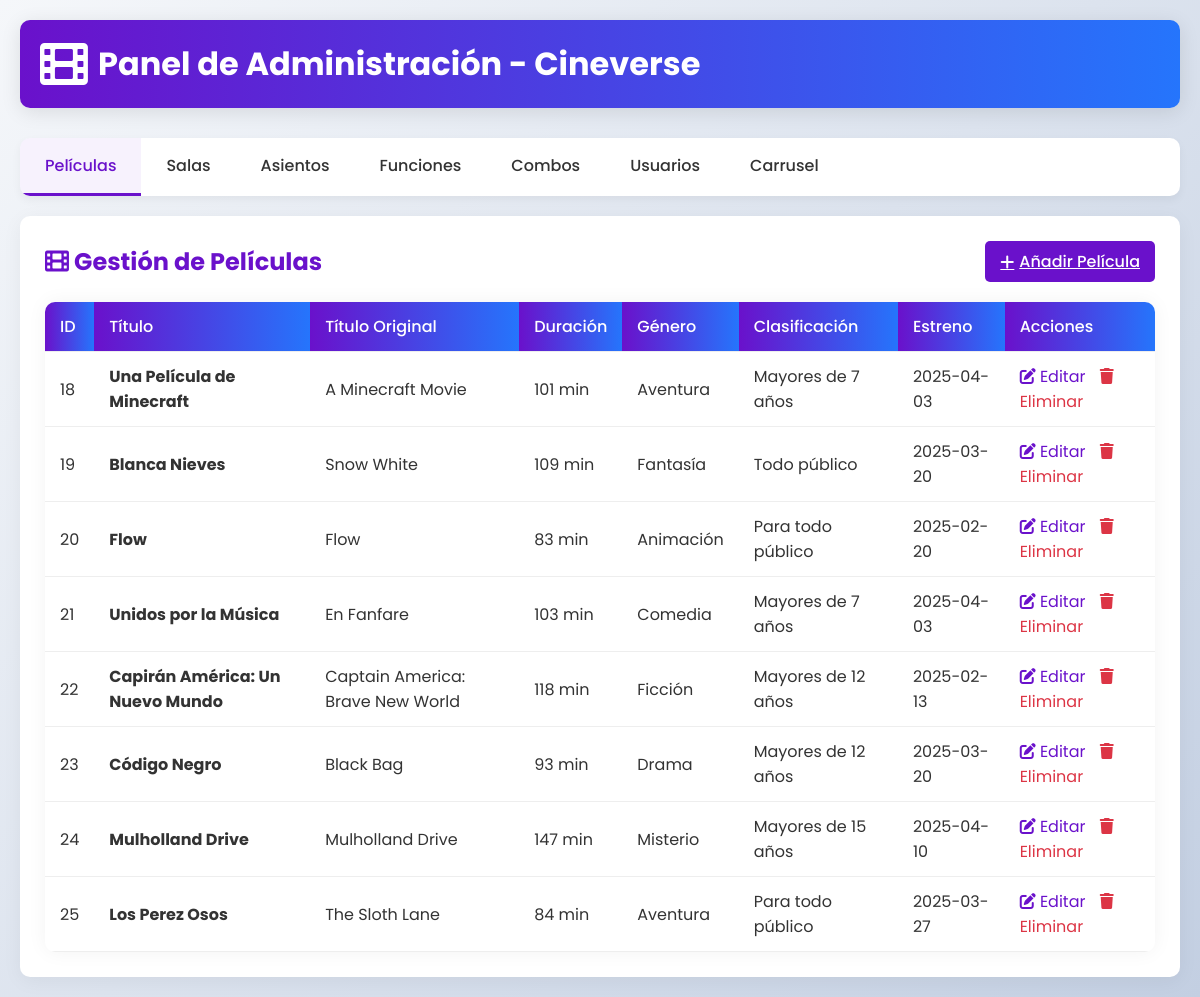
The app's page /admin/index.php with its own data.
### tables this page shows
CREATE TABLE `peliculas` (
  `id_pelicula` bigint(20) NOT NULL,
  `titulo` varchar(255) NOT NULL,
  `descripcion` text DEFAULT NULL,
  `duracion` int(11) NOT NULL,
  `genero` varchar(100) DEFAULT NULL,
  `clasificacion` varchar(20) DEFAULT NULL,
  `imagen_nombre` varchar(255) DEFAULT NULL,
  `titulo_original` varchar(100) DEFAULT NULL,
  `edad_recomendada` varchar(20) DEFAULT NULL,
  `sinopsis` text DEFAULT NULL,
  `trailer_url` varchar(255) DEFAULT NULL,
  `fecha_estreno` date DEFAULT NULL,
  `fecha_creacion` timestamp NOT NULL DEFAULT current_timestamp(),
  `fecha_actualizacion` timestamp NOT NULL DEFAULT current_timestamp() ON UPDATE current_timestamp()
);

### admin/index.php (the view, shortened to what this page needs)
<?php
require_once "../api/db.php";
$peliculas = $pdo->query("SELECT * FROM peliculas")->fetchAll(PDO::FETCH_ASSOC);
?>
<!DOCTYPE html>
<html lang="es">
<head>
    <link rel="stylesheet" href="https://cdnjs.cloudflare.com/ajax/libs/font-awesome/6.0.0-beta3/css/all.min.css">
</head>
<body>
    <div class="container">
        <header>
            <h1><i class="fas fa-film"></i> Panel de Administración - Cineverse</h1>
        </header>
        <div class="tabs">
            <div class="tab active" data-tab="peliculas">Películas</div>
            <div class="tab" data-tab="salas">Salas</div>
            <div class="tab" data-tab="asientos">Asientos</div>
            <div class="tab" data-tab="funciones">Funciones</div>
            <div class="tab" data-tab="combos">Combos</div>
            <div class="tab" data-tab="usuarios">Usuarios</div>
            <div class="tab" data-tab="carrusel">Carrusel</div>
        </div>
        <div id="peliculas" class="tab-content active">
            <div class="section-header">
                <h2><i class="fas fa-film"></i> Gestión de Películas</h2>
                <a href="peliculas/add_pelicula.php" class="btn btn-primary"><i class="fas fa-plus"></i> Añadir Película</a>
            </div>
            <table>
                <thead>
                    <tr>
                        <th>ID</th>
                        <th>Título</th>
                        <th>Título Original</th>
                        <th>Duración</th>
                        <th>Género</th>
                        <th>Clasificación</th>
                        <th>Estreno</th>
                        <th>Acciones</th>
                    </tr>
                </thead>
                <tbody>
                    <?php foreach ($peliculas as $pelicula): ?>
                        <tr>
                            <td><?= $pelicula["id_pelicula"] ?></td>
                            <td><strong><?= $pelicula["titulo"] ?></strong></td>
                            <td><?= $pelicula["titulo_original"] ?></td>
                            <td><?= $pelicula["duracion"] ?> min</td>
                            <td><?= $pelicula["genero"] ?></td>
                            <td><?= $pelicula["clasificacion"] ?></td>
                            <td><?= $pelicula["fecha_estreno"] ?></td>
                            <td>
                                <a href="peliculas/edit_pelicula.php?id=<?= $pelicula['id_pelicula'] ?>" class="action-link"><i class="fas fa-edit"></i> Editar</a>
                                <a href="peliculas/delete_pelicula.php?id=<?= $pelicula['id_pelicula'] ?>" class="action-link delete" onclick="return confirm('¿Eliminar esta película?')"><i class="fas fa-trash"></i> Eliminar</a>
                            </td>
                        </tr>
                    <?php endforeach; ?>
                </tbody>
            </table>
        </div>
    </div>
</body>
</html>

### admin/index.php (style rules this page uses)
:root { --primary: #6a11cb; --secondary: #2575fc; --dark: #1a1a2e; --light: #f8f9fa; --success: #28a745; --danger: #dc3545; --warning: #ffc107; --info: #17a2b8; }
* { margin: 0; padding: 0; box-sizing: border-box; font-family: 'Poppins', sans-serif; }
body { background: linear-gradient(135deg, #f5f7fa 0%, #c3cfe2 100%); min-height: 100vh; color: #333; }
.container { max-width: 1400px; margin: 0 auto; padding: 20px; }
header { background: linear-gradient(to right, var(--primary), var(--secondary)); color: white; padding: 20px; border-radius: 10px; margin-bottom: 30px; box-shadow: 0 4px 20px rgba(0, 0, 0, 0.1); }
header h1 { display: flex; align-items: center; gap: 10px; }
header h1 i { font-size: 1.5em; }
.tabs { display: flex; background: white; border-radius: 10px; overflow: hidden; box-shadow: 0 4px 10px rgba(0, 0, 0, 0.05); margin-bottom: 20px; }
.tab { padding: 15px 25px; cursor: pointer; transition: all 0.3s ease; font-weight: 500; border-bottom: 3px solid transparent; }
.tab.active { border-bottom: 3px solid var(--primary); color: var(--primary); background: rgba(106, 17, 203, 0.05); }
.tab-content { display: none; background: white; padding: 25px; border-radius: 10px; box-shadow: 0 4px 20px rgba(0, 0, 0, 0.05); animation: fadeIn 0.5s ease; }
.tab-content.active { display: block; }
.section-header { display: flex; justify-content: space-between; align-items: center; margin-bottom: 20px; }
.section-header h2 { color: var(--primary); }
.btn { padding: 8px 15px; border-radius: 5px; border: none; cursor: pointer; font-weight: 500; transition: all 0.3s ease; display: inline-flex; align-items: center; gap: 5px; }
.btn-primary { background: var(--primary); color: white; }
table { width: 100%; border-collapse: collapse; margin-top: 20px; background: white; border-radius: 10px; overflow: hidden; box-shadow: 0 0 20px rgba(0, 0, 0, 0.05); }
th, td { padding: 12px 15px; text-align: left; border-bottom: 1px solid #eee; }
th { background: linear-gradient(to right, var(--primary), var(--secondary)); color: white; font-weight: 500; }
.action-link { color: var(--primary); text-decoration: none; margin-right: 10px; transition: all 0.3s ease; }
.action-link.delete { color: var(--danger); }

### records on screen
peliculas: id_pelicula "18", titulo "Una Película de Minecraft", titulo_original "A Minecraft Movie", duracion "101", genero "Aventura", clasificacion "Mayores de 7 años", fecha_estreno "2025-04-03"
peliculas: id_pelicula "19", titulo "Blanca Nieves", titulo_original "Snow White", duracion "109", genero "Fantasía", clasificacion "Todo público", fecha_estreno "2025-03-20"
peliculas: id_pelicula "20", titulo "Flow", titulo_original "Flow", duracion "83", genero "Animación", clasificacion "Para todo público", fecha_estreno "2025-02-20"
peliculas: id_pelicula "21", titulo "Unidos por la Música", titulo_original "En Fanfare", duracion "103", genero "Comedia", clasificacion "Mayores de 7 años", fecha_estreno "2025-04-03"
peliculas: id_pelicula "22", titulo "Capirán América: Un Nuevo Mundo", titulo_original "Captain America: Brave New World", duracion "118", genero "Ficción", clasificacion "Mayores de 12 años", fecha_estreno "2025-02-13"
peliculas: id_pelicula "23", titulo "Código Negro", titulo_original "Black Bag", duracion "93", genero "Drama", clasificacion "Mayores de 12 años", fecha_estreno "2025-03-20"
peliculas: id_pelicula "24", titulo "Mulholland Drive", titulo_original "Mulholland Drive", duracion "147", genero "Misterio", clasificacion "Mayores de 15 años", fecha_estreno "2025-04-10"
peliculas: id_pelicula "25", titulo "Los Perez Osos", titulo_original "The Sloth Lane", duracion "84", genero "Aventura", clasificacion "Para todo público", fecha_estreno "2025-03-27"
